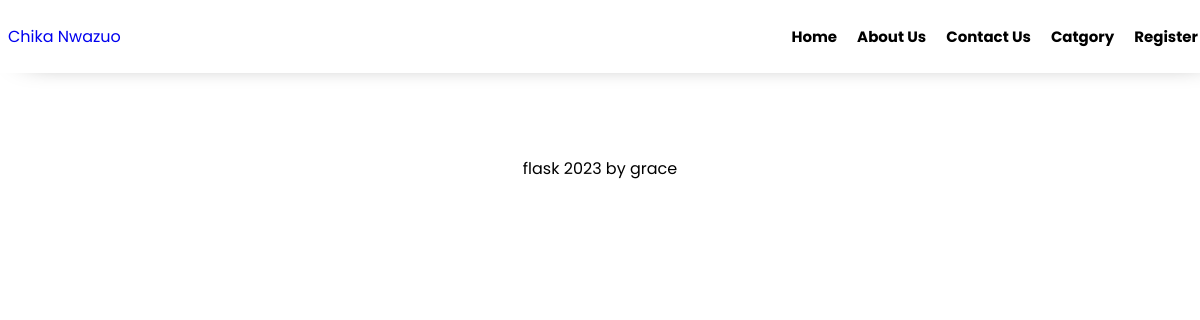
Page /blogcategory4 on the earlier database version.
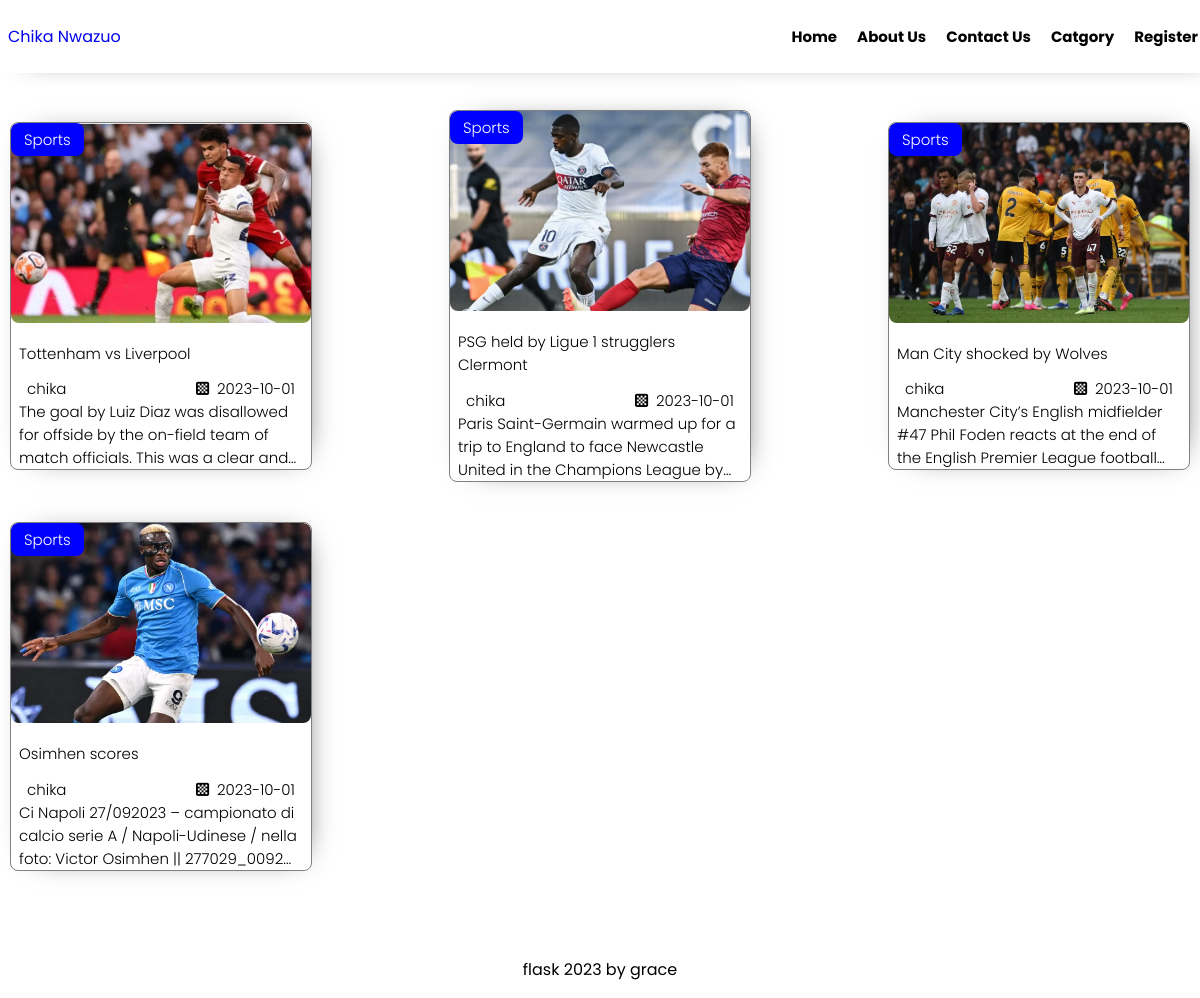
Same page on the later database version.
### models.py (models this page shows, shortened)
class Post(db.Model):
    __tablename__ = "post"
    id = db.Column(db.Integer, primary_key=True)
    title = db.Column(db.String(100), nullable=False)
    date_posted = db.Column(db.DateTime, nullable=False, default=datetime.utcnow)
    content = db.Column(db.Text, nullable=False)
    image = db.Column(db.String(200), nullable=True)
    user_id = db.Column(db.Integer, db.ForeignKey('user.id'), nullable=False)
    category_id = db.Column(db.Integer, db.ForeignKey('category.id'), nullable=False)
    slug=db.Column(db.String(100),nullable=False)
    comment=db.relationship("Comment",backref="post",lazy=True)

class User(db.Model):
    id=db.Column(db.Integer, primary_key=True)
    username=db.Column(db.String(255),unique=True,nullable=False)
    password=db.Column(db.String(30),nullable=False)
    image=db.Column(db.String(50),nullable=False,default='pic.jpg')
    email=db.Column(db.String(200),unique=True,nullable=False)
    post=db.relationship('Post',backref='user',lazy=True)
    comment=db.relationship('Comment',backref='user',lazy=True)
    reply=db.relationship('Reply',backref='user',lazy=True)

class Category(db.Model):
    id = db.Column(db.Integer, primary_key=True)
    name = db.Column(db.String(100), unique=True)
    posts = db.relationship('Post', backref='category',lazy=True)

### blueprint/blogcategory.py (the view)
@categories_blog.route('/blogcategory<int:id>')
def blogcategory(id):
    post=Post.query.filter_by(category_id=id)
    return render_template("pages/blogcategory.html",post=post)

### app.py (called while the page is built)
@app.context_processor
def inject_global_data():
    categorydata=Category.query.all()
    categorycount=Category.query.count()
    users=User.query.count()
    blog=Post.query.count()
    return {'categorydata': categorydata,'categorycount':categorycount,"users":users,'blog':blog}

### templates/pages/blogcategory.html (shortened to what this page needs)
{% extends 'layouts/based.html' %}
{% block content %}
<section class="block-container">
   <div class="blogs-holder">
    <div class="block-content">
        {% for p in post %}
        <div class="bloc-items">
            <a href="{{ url_for('blogdetails_page.blogdetails',slug=p.slug) }}">
                <img src="{{ url_for('static', filename='blogsimg/' + p.image) }}" alt="Blog image">
             <div class="block-info">
                 <h1>{{p.title}}</h1>
                 <div class="content-name">
                     <h1>{{p.user.username}}</h1>
                     <p class="date"><i class="fa-solid fa-chess-board"></i>{{ p.date_posted.strftime('%Y-%m-%d') }}</p>
                 </div>
                 <p class="text-description">{{p.content}}</p>
            </a>
            <div class="category-blog">
                <p>{{p.category.name}}</p>
            </div>
             </div>
         </div>
        {% endfor %}
</div>
   </div>
</section>
{% endblock  %}

### templates/layouts/based.html (shortened to what this page needs)
<!DOCTYPE html>
<html lang="en">
<head>
    <link rel="stylesheet" href="{{ url_for('static', filename='css/style.css') }}">
    <link rel="stylesheet" href="{{ url_for('static', filename='css/nav.css') }}">
</head>
<body>
    {% include 'layouts/nav.html' %}
    {% block content %}{% endblock  %}
    {% include 'layouts/footer.html' %}

### templates/layouts/nav.html (shortened to what this page needs)
<div class="nav-container">
    <nav class="nav-top">
        <li><a href="{{ url_for('home_page.home') }}">Chika Nwazuo</a></li>
        <ul class="ulnav">
            <li><a href="/">Home</a></li>
            <li><a href="{{ url_for('about_page.about') }}">About us</a></li>
            <li><a href="">Contact us</a></li>
            <li onclick="dropdown()"><a href="#">Catgory</a></li>
           {% if 'username' in session %}
           <li><a href="#"> {{ session['username'] }}</a></li>
           <li><a href="{{ url_for('logoutuser.logout') }}"> Logout</a></li>
           <li><a href="{{ url_for('category_page.category') }}">My Post</a></li>
           {% else %}
           <li><a href="{{ url_for('register_page.register') }}">Register</a></li>
           {% endif %}
        </ul>
    </nav>
</div>

### templates/layouts/footer.html (shortened to what this page needs)
<footer>
    <p>flask 2023 by grace</p>
</footer>
</body>
</html>

### static/css/style.css (style rules this page uses)
.blogs-holder { margin: 30px 10px; }
.block-content { display: flex; align-items: center; justify-content: space-between; flex-wrap: wrap; }
.bloc-items { display: flex; flex-direction: column; width: 300px; box-shadow: 7px 0px 30px -20px; border-radius: 8px; margin-bottom: 40px; overflow: hidden; border: 0.8px solid gray; position: relative; }
.bloc-items a { color: black; }
.bloc-items img { width: 300px; transition: width 2.5s ease-in-out; height: 200px; object-fit: cover; border-radius: 8px; }
.block-info h1 { padding: 0px 8px; font-size: 15px; font-weight: 300; }
.content-name { display: flex; align-items: center; justify-content: space-between; padding: 0px 8px; }
.content-name h1 { margin: 0; }
.block-info p { font-size: 15px; font-weight: 300; margin: 0; padding: 0px 8px; }
.date { display: flex; align-items: center; gap: 8px; }
.text-description { display: -webkit-box; -webkit-line-clamp: 3; -webkit-box-orient: vertical; overflow: hidden; }
.category-blog { position: absolute; top: 0; background-color: blue; padding: 5px; border-radius: 8px; }
.category-blog p { color: white; }

### static/css/nav.css (style rules this page uses)
body { box-sizing: border-box; padding: 0; margin: 0; font-family: 'Poppins', sans-serif; }
li,a { list-style: none !important; text-decoration: none !important; }
.nav-top { margin-bottom: 30px; display: flex; align-items: center; justify-content: space-between; box-shadow: 7px 0px 30px -20px; padding: 0px 8px; position: fixed; width: 100%; z-index: 9999; top: 0; background-color: white; }
.nav-container { margin-bottom: 100px; }
.nav-top ul li { padding: 8px 10px; }
.nav-top ul li a { font-size: 15px; font-weight: bold; text-transform: capitalize; color: black; }
ul { display: flex; align-items: center; justify-content: space-between; }
footer { display: flex; align-items: center; justify-content: center; }

Differences in the rows shown:
added Post: image (picture), title "Tottenham vs Liverpool", user.username "chika", date_posted "2023-10-01", content "The goal by Luiz Diaz was disallowed for offside by the on-field team of match officials. This was a clear…", category.name "Sports"
added Post: image (picture), title "PSG held by Ligue 1 strugglers Clermont", user.username "chika", date_posted "2023-10-01", content "Paris Saint-Germain warmed up for a trip to England to face Newcastle United in the Champions League…", category.name "Sports"
added Post: image (picture), title "Man City shocked by Wolves", user.username "chika", date_posted "2023-10-01", content "Manchester City’s English midfielder #47 Phil Foden reacts at the end of the English Premier League…", category.name "Sports"
added Post: image (picture), title "Osimhen scores", user.username "chika", date_posted "2023-10-01", content "Ci Napoli 27/092023 – campionato di calcio serie A / Napoli-Udinese / nella foto: Victor Osimhen ||…", category.name "Sports"
